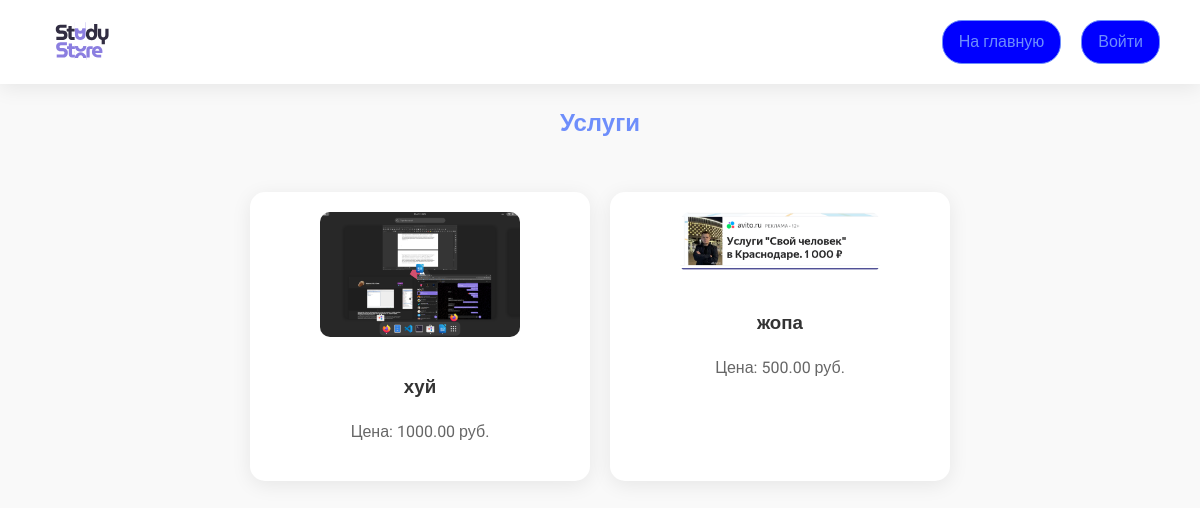
The app's page /, older data.
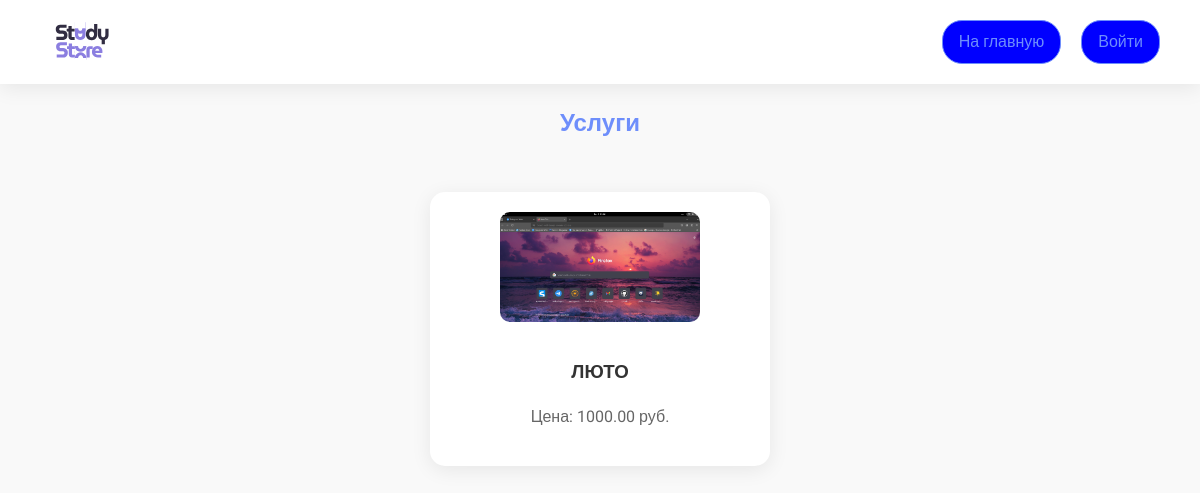
The same page, newer data.
### app/models.py (models this page shows)
class Service(models.Model):
    author = models.ForeignKey(User, on_delete=models.CASCADE)
    title = models.CharField(max_length=200)
    description = models.TextField()
    price = models.DecimalField(max_digits=10, decimal_places=2)
    image = models.ImageField(upload_to='services/')
    created_at = models.DateTimeField(auto_now_add=True)

### app/views.py (the view)
# urls.py: Function vie    path('', views.index, name='home'),
def index(request):
    services = Service.objects.all().order_by('-created_at')
    return render(request, 'index.html', {'services': services})

### app/templates/index.html (shortened to what this page needs)
{% load static %}
<!DOCTYPE html>
<html lang="ru">
<head>
    <link rel="stylesheet" href="{% static 'css/index.css' %}">
</head>
<body>
    <header class="profile-header">
        <img src="{% static 'images/logotype.svg' %}" alt="Study Size" class="logo">
        <div class="header-actions">
            <a href="/" class="home-link">На главную</a>
            {% if user.is_authenticated %}
                <a href="/profile/" class="home-link">Профиль</a>
                {% if user.profile.role == 'executor' %}
                    <a href="/create-service/" class="home-link">Создать услугу</a>
                {% endif %}
                <a href="/logout/" class="logout-btn">Выйти</a>
            {% else %}
                <a href="/login/" class="logout-btn">Войти</a>
            {% endif %}
        </div>
    </header>
    <main>
        <section class="services-section">
            <h1>Услуги</h1>
            <div class="services-container">
                {% for service in services %}
                    <div class="service">
                        <a href="/service/{{ service.id }}/">
                            <img src="{{ service.image.url }}" alt="{{ service.title }}" width="200">
                            <h3>{{ service.title }}</h3>
                            <p>Цена: {{ service.price }} руб.</p>
                        </a>
                    </div>
                {% endfor %}
            </div>
        </section>
    </main>
</body>
</html>

### app/static/css/index.css (style rules this page uses)
:root { --primary-color: #6e8efb; --secondary-color: #a777e3; --text-color: #333; --light-bg: #f9f9f9; --card-bg: #ffffff; --shadow: 0 4px 20px rgba(0, 0, 0, 0.08); }
body { font-family: 'Roboto', sans-serif; background-color: var(--light-bg); color: var(--text-color); line-height: 1.6; margin: 0; padding: 0; }
.profile-header { display: flex; justify-content: space-between; align-items: center; padding: 20px 40px; background: white; box-shadow: var(--shadow); position: relative; z-index: 10; }
.logo { height: 40px; transition: transform 0.3s ease; }
.header-actions { display: flex; gap: 20px; }
.home-link, .logout-btn { color: var(--primary-color); text-decoration: none; padding: 8px 16px; border-radius: 20px; transition: all 0.3s ease; background: blue; border: 1px solid var(--primary-color); }
h1 { color: var(--primary-color); text-align: center; margin-top: 20px; }
p { text-align: center; }
a { color: var(--primary-color); text-decoration: none; transition: color 0.3s ease; }
.services-container { display: flex; flex-wrap: wrap; justify-content: center; padding: 20px; }
.service { background: var(--card-bg); border-radius: 15px; padding: 20px; margin: 10px; box-shadow: var(--shadow); width: 300px; text-align: center; transition: transform 0.3s ease; }
.service img { max-width: 100%; height: auto; border-radius: 10px; margin-bottom: 10px; }
.service h3 { color: var(--text-color); margin-bottom: 10px; }
.service p { color: #666; }

Row changes from the older to the newer data that the page shows:
removed Service: image (picture), title "хуй", price "1000.00"
removed Service: image (picture), title "жопа", price "500.00"
added Service: image (picture), title "ЛЮТО", price "1000.00"
